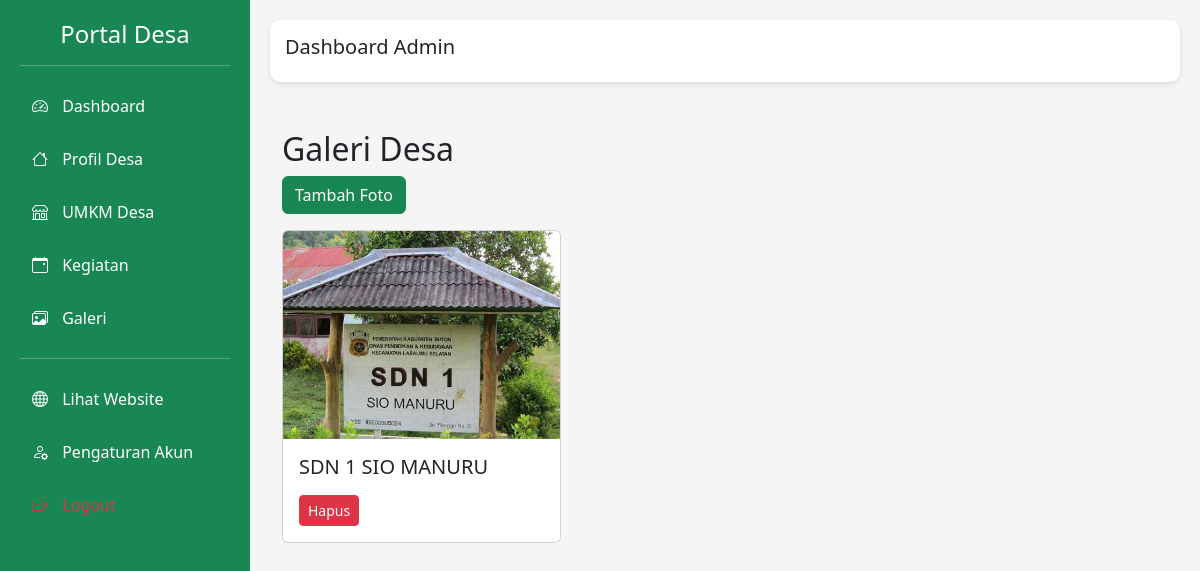
The page /admin/galeri/ (signed in) on the database its author committed.
### models/galeri.py (models this page shows)
class Galeri(db.Model):
    id = db.Column(
        db.Integer,
        primary_key=True
    )
    judul = db.Column(
        db.String(200),
        nullable=False
    )
    deskripsi = db.Column(
        db.Text
    )
    foto = db.Column(
        db.String(200),
        nullable=False
    )
    kategori = db.Column(
        db.String(100)
    )

### routes/galeri_admin.py (the view)
@galeri_admin_bp.route("/")
@login_required
def index():
    data = Galeri.query.all()
    return render_template(
        "admin/galeri/index.html",
        data=data
    )

### app.py (called while the page is built)
@login_manager.user_loader
def load_user(user_id):
    return User.query.get(int(user_id))

@app.context_processor
def utility_processor():
    def nama_bulan(bulan):
        daftar = [
            "",
            "Januari",
            "Februari",
            "Maret",
            "April",
            "Mei",
            "Juni",
            "Juli",
            "Agustus",
            "September",
            "Oktober",
            "November",
            "Desember"
        ]
        return daftar[bulan]
    def pindah(bulan,tahun,arah):
        bulan += arah
        if bulan < 1:
            bulan = 12
            tahun -= 1
        if bulan > 12:
            bulan = 1
            tahun += 1
        return {
            "bulan":bulan,
            "tahun":tahun
        }
    return dict(
        nama_bulan=nama_bulan,
        pindah=pindah
    )

### templates/admin/galeri/index.html (shortened to what this page needs)
{% extends "admin/base_admin.html" %}
{% block content %}
<div class="container mt-5">
<h2>
Galeri Desa
</h2>
<a href="/admin/galeri/tambah"
class="btn btn-success mb-3">
Tambah Foto
</a>
<div class="row">
{% for item in data %}
<div class="col-md-4 mb-4">
<div class="card">
<img
src="/static/uploads/galeri/{{item.foto}}"
class="card-img-top">
<div class="card-body">
<h5>
{{item.judul}}
</h5>
<a
href="/admin/galeri/hapus/{{item.id}}"
class="btn btn-danger btn-sm">
Hapus
</a>
</div>
</div>
</div>
{% endfor %}
</div>
</div>
{% endblock %}

### static/css/admin.css (style rules this page uses)
body { margin:0; background:#f5f5f5; }

### rows shown on the page
Galeri: foto (picture), judul "SDN 1 SIO MANURU"
